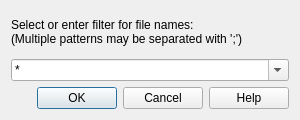
<?xml version="1.0" encoding="UTF-8"?>
<ui version="4.0">
 <class>GlobInputDialog</class>
 <widget class="QDialog" name="GlobInputDialog">
  <property name="geometry">
   <rect>
    <x>0</x>
    <y>0</y>
    <width>300</width>
    <height>120</height>
   </rect>
  </property>
  <property name="sizePolicy">
   <sizepolicy hsizetype="Preferred" vsizetype="Fixed">
    <horstretch>0</horstretch>
    <verstretch>0</verstretch>
   </sizepolicy>
  </property>
  <property name="windowTitle">
   <string>File Name Filter</string>
  </property>
  <layout class="QVBoxLayout" name="verticalLayout">
   <item>
    <widget class="QLabel" name="label">
     <property name="text">
      <string>Select or enter filter for file names:
(Multiple patterns may be separated with ';')</string>
     </property>
    </widget>
   </item>
   <item>
    <widget class="QComboBox" name="glob">
     <property name="toolTip">
      <string>&lt;html&gt;&lt;head/&gt;&lt;body&gt;
&lt;p style=&quot;margin-bottom:1em; text-align: justify;&quot;&gt;Enter a list of one or more shell glob patterns in order to limit what files will be selected. Separate multiple patterns with '&lt;span style=&quot; font-family:'Monospace';&quot;&gt;;&lt;/span&gt;'.&lt;/p&gt;
&lt;p style=&quot;margin-bottom:1em; text-align: justify;&quot;&gt;Shell globs use simple wild card characters to specify patterns that will match different names. For example:&lt;/p&gt;
&lt;table style=&quot;margin: 1em 2em;&quot;&gt;
&lt;tr&gt;
&lt;td style=&quot;font-family:'Monospace';&quot;&gt;*&lt;/td&gt;
&lt;td style=&quot;padding-left: 1em;&quot;&gt;Matches all files&lt;/td&gt;
&lt;/tr&gt;
&lt;tr&gt;
&lt;td style=&quot;font-family:'Monospace';&quot;&gt;*.txt&lt;/td&gt;
&lt;td style=&quot;padding-left: 1em;&quot;&gt;Matches files with the file type suffix '&lt;span style=&quot; font-family:'Monospace';&quot;&gt;txt&lt;/span&gt;'&lt;/td&gt;
&lt;/tr&gt;
&lt;tr&gt;
&lt;td style=&quot;font-family:'Monospace';&quot;&gt;*foo*&lt;/td&gt;
&lt;td style=&quot;padding-left: 1em;&quot;&gt;Matches files whose name contains  '&lt;span style=&quot; font-family:'Monospace';&quot;&gt;foo&lt;/span&gt;'&lt;/td&gt;
&lt;/tr&gt;
&lt;tr&gt;
&lt;td style=&quot;font-family:'Monospace';&quot;&gt;*b?r*&lt;/td&gt;
&lt;td style=&quot;padding-left: 1em;&quot;&gt;Matches files whose name contains a '&lt;span style=&quot; font-family:'Monospace';&quot;&gt;b&lt;/span&gt;' and an '&lt;span style=&quot; font-family:'Monospace';&quot;&gt;r&lt;/span&gt;' with one other character in between&lt;/td&gt;
&lt;/tr&gt;
&lt;/table&gt;
&lt;p style=&quot;text-align: justify;&quot;&gt;Recently used patterns will be remembered and can be selected from the drop-down list.&lt;/p&gt;
&lt;/body&gt;&lt;/html&gt;</string>
     </property>
     <property name="editable">
      <bool>true</bool>
     </property>
     <property name="currentText">
      <string>*</string>
     </property>
    </widget>
   </item>
   <item>
    <widget class="QDialogButtonBox" name="buttonBox">
     <property name="orientation">
      <enum>Qt::Horizontal</enum>
     </property>
     <property name="standardButtons">
      <set>QDialogButtonBox::Cancel|QDialogButtonBox::Help|QDialogButtonBox::Ok</set>
     </property>
    </widget>
   </item>
  </layout>
 </widget>
 <resources/>
 <connections>
  <connection>
   <sender>buttonBox</sender>
   <signal>accepted()</signal>
   <receiver>GlobInputDialog</receiver>
   <slot>accept()</slot>
   <hints>
    <hint type="sourcelabel">
     <x>248</x>
     <y>254</y>
    </hint>
    <hint type="destinationlabel">
     <x>157</x>
     <y>274</y>
    </hint>
   </hints>
  </connection>
  <connection>
   <sender>buttonBox</sender>
   <signal>rejected()</signal>
   <receiver>GlobInputDialog</receiver>
   <slot>reject()</slot>
   <hints>
    <hint type="sourcelabel">
     <x>316</x>
     <y>260</y>
    </hint>
    <hint type="destinationlabel">
     <x>286</x>
     <y>274</y>
    </hint>
   </hints>
  </connection>
 </connections>
</ui>
